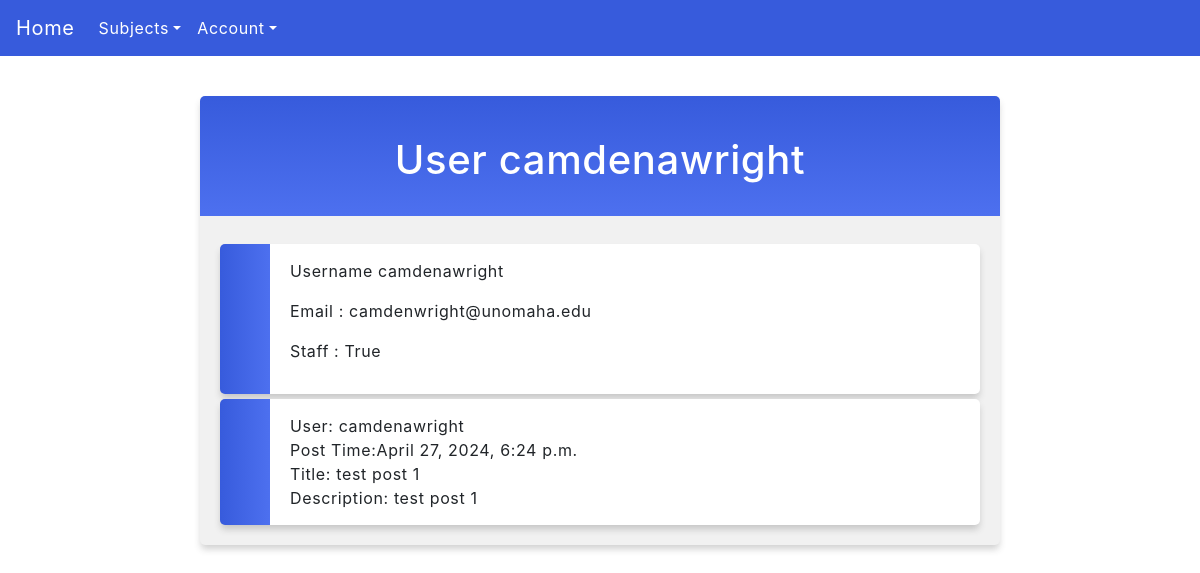
Page /users/userDetails/1/ on the earlier database version.
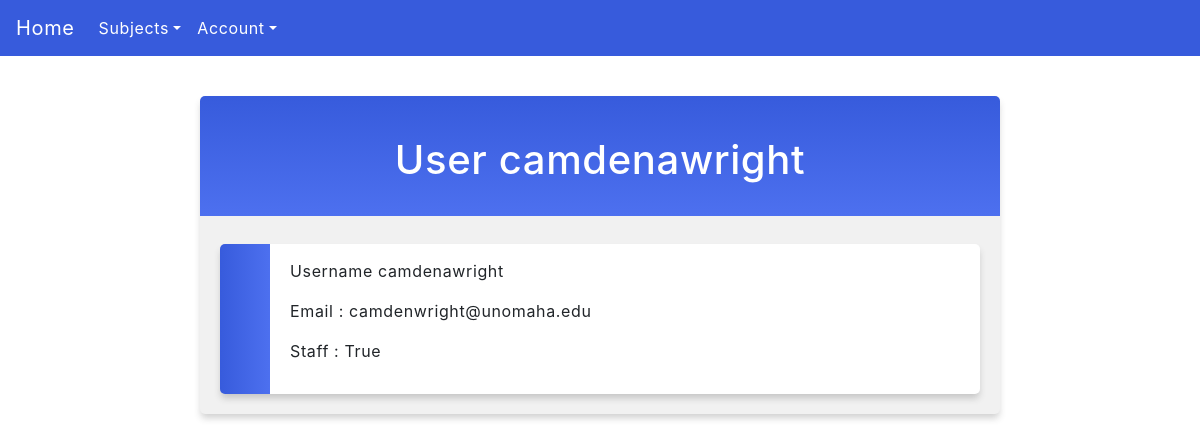
Same page on the later database version.
### posts/models.py (models this page shows, shortened)
class Ticket(models.Model):
    user = models.ForeignKey(User, blank = True, null = True, on_delete = models.PROTECT)
    username = models.CharField("Username", max_length = 100, blank = True, null = True)
    title = models.CharField("Title", max_length = 100)
    time_of_post = models.DateTimeField("Time of Post",auto_now_add=True)
    post_description = models.CharField("Description", max_length = 500, null = True)
    pdf_file = models.FileField('PDF File', null = True, blank = True, validators=[FileExtensionValidator(allowed_extensions=['pdf', 'doc'])])
    video_file = models.FileField('Video File', null = True, blank = True, validators=[FileExtensionValidator(allowed_extensions=['mp4'])])
    video_website_address = models.URLField('Video Adress', null = True, blank = True)
    ticket_course = models.ForeignKey('Course', on_delete=models.PROTECT)  # ForeignKey relationship with Course

### posts/views.py (the view)
# urls.py: path('users/userDetails/<int:user_id>/', views.userDetails, name="User Details"),
def userDetails(request, user_id):
    isAuthenticated = request.user.is_authenticated
    user = get_object_or_404(User, pk=user_id)
    tickets = Ticket.objects.filter(user=user)
    return render(request, 'user_details.html', {'user': user, 'tickets': tickets, 'isAuthenticated': isAuthenticated,})

### posts/templates/user_details.html (shortened to what this page needs)
{% extends "master.html" %}
{% block content %}
  <div class = "forum">
    <h1>User {{ user.get_username }}</h1>
  <ul>
    <li>
      <p>Username {{ user.get_username }}</p>
      <p>Email : {{ user.email }}</p>
      <p>Staff : {{ user.is_staff }}</p>
    </li>
    {% for ticket in tickets %}
      <li>
        User: {{ ticket.user }}
        <br>
        Post Time:{{ticket.time_of_post}}
        <br>
        Title: {{ ticket.title }}
        <br>
        Description: {{ ticket.post_description}}
        <br>
      </li>
    {% endfor %}
  </ul>
</div>
{% endblock %}

Differences in the rows shown:
removed Ticket: user "camdenawright", time_of_post "April 27, 2024, 6:24 p.m.", title "test post 1", post_description "test post 1"
